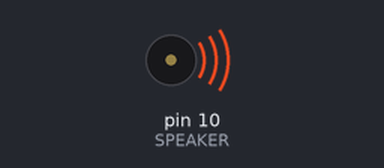
The sketch below on a simulated Arduino Uno, built with avr-gcc and run on an emulated ATmega328P. Shown: buzzer (waves = sounding).

Above: at 0.2 s.
At 12.21 s:
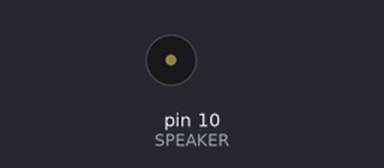
Timing chart, 0 to 13.0 s (numbered marks = the images above):
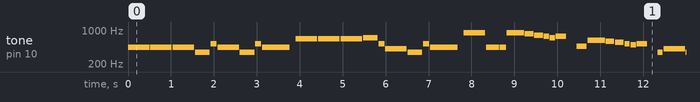

Measured:
- by itself, tone on pin 10 (SPEAKER): plays 440 Hz for 0.50 s, 440 Hz for 0.50 s, 440 Hz for 0.50 s, 349 Hz for 0.34 s, 523 Hz for 0.14 s, 440 Hz for 0.50 s … (381 notes in this stretch)

The sketch:

Player.ino
```cpp
/* arduino-cli compile --fqbn arduino:avr:uno Piano &&  */
/* arduino-cli upload -p /dev/ttyACM0 --fqbn arduino:avr:uno Piano */

#include "pitches.h"
#include "starwars.h"

const int SPEAKER = 10;

int sampleIndex = 0;
void setup() {
  pinMode(SPEAKER, OUTPUT);
}

void loop() {
  int sampleDuration = 1000 / sampleRate;
  tone(SPEAKER, samples[sampleIndex]);
  sampleIndex = (sampleIndex + 1) % (sizeof(samples) / sizeof(int));
  delay(sampleDuration);
}
```

pitches.h
```cpp
/*************************************************
 * Public Constants
 *************************************************/

#define NOTE_B0  31
#define NOTE_C1  33
#define NOTE_CS1 35
#define NOTE_D1  37
#define NOTE_DS1 39
#define NOTE_E1  41
#define NOTE_F1  44
#define NOTE_FS1 46
#define NOTE_G1  49
#define NOTE_GS1 52
#define NOTE_A1  55
#define NOTE_AS1 58
#define NOTE_B1  62
#define NOTE_C2  65
#define NOTE_CS2 69
#define NOTE_D2  73
#define NOTE_DS2 78
#define NOTE_E2  82
#define NOTE_F2  87
#define NOTE_FS2 93
#define NOTE_G2  98
#define NOTE_GS2 104
#define NOTE_A2  110
#define NOTE_AS2 117
#define NOTE_B2  123
#define NOTE_C3  131
#define NOTE_CS3 139
#define NOTE_D3  147
#define NOTE_DS3 156
#define NOTE_E3  165
#define NOTE_F3  175
#define NOTE_FS3 185
#define NOTE_G3  196
#define NOTE_GS3 208
#define NOTE_A3  220
#define NOTE_AS3 233
#define NOTE_B3  247
#define NOTE_C4  262
#define NOTE_CS4 277
#define NOTE_D4  294
#define NOTE_DS4 311
#define NOTE_E4  330
#define NOTE_F4  349
#define NOTE_FS4 370
#define NOTE_G4  392
#define NOTE_GS4 415
#define NOTE_A4  440
#define NOTE_AS4 466
#define NOTE_B4  494
#define NOTE_C5  523
#define NOTE_CS5 554
#define NOTE_D5  587
#define NOTE_DS5 622
#define NOTE_E5  659
#define NOTE_F5  698
#define NOTE_FS5 740
#define NOTE_G5  784
#define NOTE_GS5 831
#define NOTE_A5  880
#define NOTE_AS5 932
#define NOTE_B5  988
#define NOTE_C6  1047
#define NOTE_CS6 1109
#define NOTE_D6  1175
#define NOTE_DS6 1245
#define NOTE_E6  1319
#define NOTE_F6  1397
#define NOTE_FS6 1480
#define NOTE_G6  1568
#define NOTE_GS6 1661
#define NOTE_A6  1760
#define NOTE_AS6 1865
#define NOTE_B6  1976
#define NOTE_C7  2093
#define NOTE_CS7 2217
#define NOTE_D7  2349
#define NOTE_DS7 2489
#define NOTE_E7  2637
#define NOTE_F7  2794
#define NOTE_FS7 2960
#define NOTE_G7  3136
#define NOTE_GS7 3322
#define NOTE_A7  3520
#define NOTE_AS7 3729
#define NOTE_B7  3951
#define NOTE_C8  4186
#define NOTE_CS8 4435
#define NOTE_D8  4699
#define NOTE_DS8 4978
```

starwars.h
```cpp
int sampleRate = 50;

int samples[] = {
  NOTE_A4, NOTE_A4, NOTE_A4, NOTE_A4, NOTE_A4, NOTE_A4, NOTE_A4, NOTE_A4, NOTE_A4, NOTE_A4, NOTE_A4, NOTE_A4, NOTE_A4, NOTE_A4, NOTE_A4, NOTE_A4, NOTE_A4, NOTE_A4, NOTE_A4, NOTE_A4, NOTE_A4,
  NOTE_A4, NOTE_A4, NOTE_A4, NOTE_A4, 0, NOTE_A4, NOTE_A4, NOTE_A4, NOTE_A4, NOTE_A4, NOTE_A4, NOTE_A4, NOTE_A4, NOTE_A4, NOTE_A4, NOTE_A4, NOTE_A4, NOTE_A4, NOTE_A4, NOTE_A4, NOTE_A4,
  NOTE_A4, NOTE_A4, NOTE_A4, NOTE_A4, NOTE_A4, NOTE_A4, NOTE_A4, NOTE_A4, NOTE_A4, 0, NOTE_A4, NOTE_A4, NOTE_A4, NOTE_A4, NOTE_A4, NOTE_A4, NOTE_A4, NOTE_A4, NOTE_A4, NOTE_A4, NOTE_A4,
  NOTE_A4, NOTE_A4, NOTE_A4, NOTE_A4, NOTE_A4, NOTE_A4, NOTE_A4, NOTE_A4, NOTE_A4, NOTE_A4, NOTE_A4, NOTE_A4, NOTE_A4, NOTE_A4, 0, NOTE_F4, NOTE_F4, NOTE_F4, NOTE_F4, NOTE_F4, NOTE_F4,
  NOTE_F4, NOTE_F4, NOTE_F4, NOTE_F4, NOTE_F4, NOTE_F4, NOTE_F4, NOTE_F4, NOTE_F4, NOTE_F4, NOTE_F4, 0, NOTE_C5, NOTE_C5, NOTE_C5, NOTE_C5, NOTE_C5, NOTE_C5, NOTE_C5, 0, NOTE_A4, NOTE_A4,
  NOTE_A4, NOTE_A4, NOTE_A4, NOTE_A4, NOTE_A4, NOTE_A4, NOTE_A4, NOTE_A4, NOTE_A4, NOTE_A4, NOTE_A4, NOTE_A4, NOTE_A4, NOTE_A4, NOTE_A4, NOTE_A4, NOTE_A4, NOTE_A4, NOTE_A4, NOTE_A4, NOTE_A4,
  NOTE_A4, NOTE_A4, 0, NOTE_F4, NOTE_F4, NOTE_F4, NOTE_F4, NOTE_F4, NOTE_F4, NOTE_F4, NOTE_F4, NOTE_F4, NOTE_F4, NOTE_F4, NOTE_F4, NOTE_F4, NOTE_F4, NOTE_F4, NOTE_F4, NOTE_F4, 0, NOTE_C5,
  NOTE_C5, NOTE_C5, NOTE_C5, NOTE_C5, NOTE_C5, NOTE_C5, 0, NOTE_A4, NOTE_A4, NOTE_A4, NOTE_A4, NOTE_A4, NOTE_A4, NOTE_A4, NOTE_A4, NOTE_A4, NOTE_A4, NOTE_A4, NOTE_A4, NOTE_A4, NOTE_A4,
  NOTE_A4, NOTE_A4, NOTE_A4, NOTE_A4, NOTE_A4, NOTE_A4, NOTE_A4, NOTE_A4, NOTE_A4, NOTE_A4, NOTE_A4, NOTE_A4, NOTE_A4, NOTE_A4, NOTE_A4, NOTE_A4, NOTE_A4, NOTE_A4, 0, 0, 0, 0, 0, 0, 0,
  NOTE_E5, NOTE_E5, NOTE_E5, NOTE_E5, NOTE_E5, NOTE_E5, NOTE_E5, NOTE_E5, NOTE_E5, NOTE_E5, NOTE_E5, NOTE_E5, NOTE_E5, NOTE_E5, NOTE_E5, NOTE_E5, NOTE_E5, NOTE_E5, NOTE_E5, NOTE_E5, NOTE_E5,
  NOTE_E5, NOTE_E5, NOTE_E5, NOTE_E5, 0, NOTE_E5, NOTE_E5, NOTE_E5, NOTE_E5, NOTE_E5, NOTE_E5, NOTE_E5, NOTE_E5, NOTE_E5, NOTE_E5, NOTE_E5, NOTE_E5, NOTE_E5, NOTE_E5, NOTE_E5, NOTE_E5,
  NOTE_E5, NOTE_E5, NOTE_E5, NOTE_E5, NOTE_E5, NOTE_E5, NOTE_E5, NOTE_E5, NOTE_E5, 0, NOTE_E5, NOTE_E5, NOTE_E5, NOTE_E5, NOTE_E5, NOTE_E5, NOTE_E5, NOTE_E5, NOTE_E5, NOTE_E5, NOTE_E5,
  NOTE_E5, NOTE_E5, NOTE_E5, NOTE_E5, NOTE_E5, NOTE_E5, NOTE_E5, NOTE_E5, NOTE_E5, NOTE_E5, NOTE_E5, NOTE_E5, NOTE_E5, NOTE_E5, 0, NOTE_F5, NOTE_F5, NOTE_F5, NOTE_F5, NOTE_F5, NOTE_F5,
  NOTE_F5, NOTE_F5, NOTE_F5, NOTE_F5, NOTE_F5, NOTE_F5, NOTE_F5, NOTE_F5, NOTE_F5, NOTE_F5, NOTE_F5, 0, NOTE_C5, NOTE_C5, NOTE_C5, NOTE_C5, NOTE_C5, NOTE_C5, NOTE_C5, 0, NOTE_GS4, NOTE_GS4,
  NOTE_GS4, NOTE_GS4, NOTE_GS4, NOTE_GS4, NOTE_GS4, NOTE_GS4, NOTE_GS4, NOTE_GS4, NOTE_GS4, NOTE_GS4, NOTE_GS4, NOTE_GS4, NOTE_GS4, NOTE_GS4, NOTE_GS4, NOTE_GS4, NOTE_GS4, NOTE_GS4, NOTE_GS4,
  NOTE_GS4, NOTE_GS4, NOTE_GS4, NOTE_GS4, 0, NOTE_F4, NOTE_F4, NOTE_F4, NOTE_F4, NOTE_F4, NOTE_F4, NOTE_F4, NOTE_F4, NOTE_F4, NOTE_F4, NOTE_F4, NOTE_F4, NOTE_F4, NOTE_F4, NOTE_F4, NOTE_F4,
  NOTE_F4, 0, NOTE_C5, NOTE_C5, NOTE_C5, NOTE_C5, NOTE_C5, NOTE_C5, NOTE_C5, 0, NOTE_A4, NOTE_A4, NOTE_A4, NOTE_A4, NOTE_A4, NOTE_A4, NOTE_A4, NOTE_A4, NOTE_A4, NOTE_A4, NOTE_A4, NOTE_A4,
  NOTE_A4, NOTE_A4, NOTE_A4, NOTE_A4, NOTE_A4, NOTE_A4, NOTE_A4, NOTE_A4, NOTE_A4, NOTE_A4, NOTE_A4, NOTE_A4, NOTE_A4, NOTE_A4, NOTE_A4, NOTE_A4, NOTE_A4, NOTE_A4, NOTE_A4, NOTE_A4, 0, 0, 0,
  0, 0, 0, 0, NOTE_A5, NOTE_A5, NOTE_A5, NOTE_A5, NOTE_A5, NOTE_A5, NOTE_A5, NOTE_A5, NOTE_A5, NOTE_A5, NOTE_A5, NOTE_A5, NOTE_A5, NOTE_A5, NOTE_A5, NOTE_A5, NOTE_A5, NOTE_A5, NOTE_A5,
  NOTE_A5, NOTE_A5, NOTE_A5, NOTE_A5, NOTE_A5, NOTE_A5, 0, NOTE_A4, NOTE_A4, NOTE_A4, NOTE_A4, NOTE_A4, NOTE_A4, NOTE_A4, NOTE_A4, NOTE_A4, NOTE_A4, NOTE_A4, NOTE_A4, NOTE_A4, NOTE_A4,
  NOTE_A4, 0, NOTE_A4, NOTE_A4, NOTE_A4, NOTE_A4, NOTE_A4, NOTE_A4, NOTE_A4, 0, NOTE_A5, NOTE_A5, NOTE_A5, NOTE_A5, NOTE_A5, NOTE_A5, NOTE_A5, NOTE_A5, NOTE_A5, NOTE_A5, NOTE_A5, NOTE_A5,
  NOTE_A5, NOTE_A5, NOTE_A5, NOTE_A5, NOTE_A5, NOTE_A5, NOTE_A5, NOTE_A5, 0, NOTE_GS5, NOTE_GS5, NOTE_GS5, NOTE_GS5, NOTE_GS5, NOTE_GS5, NOTE_GS5, NOTE_GS5, NOTE_GS5, NOTE_GS5, 0, NOTE_G5,
  NOTE_G5, NOTE_G5, NOTE_G5, NOTE_G5, NOTE_G5, NOTE_G5, NOTE_G5, NOTE_G5, NOTE_G5, 0, NOTE_FS5, NOTE_FS5, NOTE_FS5, NOTE_FS5, NOTE_FS5, NOTE_FS5, 0, NOTE_F5, NOTE_F5, NOTE_F5, NOTE_F5,
  NOTE_F5, NOTE_F5, 0, NOTE_FS5, NOTE_FS5, NOTE_FS5, NOTE_FS5, NOTE_FS5, NOTE_FS5, NOTE_FS5, NOTE_FS5, NOTE_FS5, NOTE_FS5, NOTE_FS5, NOTE_FS5, 0, 0, 0, 0, 0, 0, 0, 0, 0, 0, 0, 0, NOTE_AS4,
  NOTE_AS4, NOTE_AS4, NOTE_AS4, NOTE_AS4, NOTE_AS4, NOTE_AS4, NOTE_AS4, NOTE_AS4, NOTE_AS4, NOTE_AS4, NOTE_AS4, 0, NOTE_DS5, NOTE_DS5, NOTE_DS5, NOTE_DS5, NOTE_DS5, NOTE_DS5, NOTE_DS5,
  NOTE_DS5, NOTE_DS5, NOTE_DS5, NOTE_DS5, NOTE_DS5, NOTE_DS5, NOTE_DS5, NOTE_DS5, NOTE_DS5, NOTE_DS5, NOTE_DS5, NOTE_DS5, NOTE_DS5, 0, NOTE_D5, NOTE_D5, NOTE_D5, NOTE_D5, NOTE_D5, NOTE_D5,
  NOTE_D5, NOTE_D5, NOTE_D5, NOTE_D5, 0, NOTE_CS5, NOTE_CS5, NOTE_CS5, NOTE_CS5, NOTE_CS5, NOTE_CS5, NOTE_CS5, NOTE_CS5, NOTE_CS5, NOTE_CS5, 0, NOTE_C5, NOTE_C5, NOTE_C5, NOTE_C5, NOTE_C5,
  NOTE_C5, 0, NOTE_B4, NOTE_B4, NOTE_B4, NOTE_B4, NOTE_B4, NOTE_B4, 0, NOTE_C5, NOTE_C5, NOTE_C5, NOTE_C5, NOTE_C5, NOTE_C5, NOTE_C5, NOTE_C5, NOTE_C5, NOTE_C5, NOTE_C5, NOTE_C5, 0, 0, 0, 0,
  0, 0, 0, 0, 0, 0, 0, 0, NOTE_F4, NOTE_F4, NOTE_F4, NOTE_F4, NOTE_F4, NOTE_F4, 0, NOTE_GS4, NOTE_GS4, NOTE_GS4, NOTE_GS4, NOTE_GS4, NOTE_GS4, NOTE_GS4, NOTE_GS4, NOTE_GS4, NOTE_GS4,
  NOTE_GS4, NOTE_GS4, NOTE_GS4, NOTE_GS4, NOTE_GS4, NOTE_GS4, NOTE_GS4, NOTE_GS4, NOTE_GS4, NOTE_GS4, NOTE_GS4, NOTE_GS4, NOTE_GS4, NOTE_GS4, NOTE_GS4, 0, NOTE_F4, NOTE_F4, NOTE_F4, NOTE_F4,
  NOTE_F4, NOTE_F4, NOTE_F4, NOTE_F4, NOTE_F4, NOTE_F4, NOTE_F4, NOTE_F4, NOTE_F4, NOTE_F4, NOTE_F4, NOTE_F4, NOTE_F4, NOTE_F4, 0, NOTE_A4, NOTE_A4, NOTE_A4, NOTE_A4, NOTE_A4, NOTE_A4, 0,
  NOTE_C5, NOTE_C5, NOTE_C5, NOTE_C5, NOTE_C5, NOTE_C5, NOTE_C5, NOTE_C5, NOTE_C5, NOTE_C5, NOTE_C5, NOTE_C5, NOTE_C5, NOTE_C5, NOTE_C5, NOTE_C5, NOTE_C5, NOTE_C5, NOTE_C5, NOTE_C5, NOTE_C5,
  NOTE_C5, NOTE_C5, NOTE_C5, NOTE_C5, 0, NOTE_A4, NOTE_A4, NOTE_A4, NOTE_A4, NOTE_A4, NOTE_A4, NOTE_A4, NOTE_A4, NOTE_A4, NOTE_A4, NOTE_A4, NOTE_A4, NOTE_A4, NOTE_A4, NOTE_A4, NOTE_A4,
  NOTE_A4, NOTE_A4, 0, NOTE_C5, NOTE_C5, NOTE_C5, NOTE_C5, NOTE_C5, NOTE_C5, 0, NOTE_E5, NOTE_E5, NOTE_E5, NOTE_E5, NOTE_E5, NOTE_E5, NOTE_E5, NOTE_E5, NOTE_E5, NOTE_E5, NOTE_E5, NOTE_E5,
  NOTE_E5, NOTE_E5, NOTE_E5, NOTE_E5, NOTE_E5, NOTE_E5, NOTE_E5, NOTE_E5, NOTE_E5, NOTE_E5, NOTE_E5, NOTE_E5, NOTE_E5, NOTE_E5, NOTE_E5, NOTE_E5, NOTE_E5, NOTE_E5, NOTE_E5, NOTE_E5, 0,
  NOTE_A5, NOTE_A5, NOTE_A5, NOTE_A5, NOTE_A5, NOTE_A5, NOTE_A5, NOTE_A5, NOTE_A5, NOTE_A5, NOTE_A5, NOTE_A5, NOTE_A5, NOTE_A5, NOTE_A5, NOTE_A5, NOTE_A5, NOTE_A5, NOTE_A5, NOTE_A5, NOTE_A5,
  NOTE_A5, NOTE_A5, NOTE_A5, NOTE_A5, 0, NOTE_A4, NOTE_A4, NOTE_A4, NOTE_A4, NOTE_A4, NOTE_A4, NOTE_A4, NOTE_A4, NOTE_A4, NOTE_A4, NOTE_A4, NOTE_A4, NOTE_A4, NOTE_A4, NOTE_A4, 0, NOTE_A4,
  NOTE_A4, NOTE_A4, NOTE_A4, NOTE_A4, NOTE_A4, NOTE_A4, 0, NOTE_A5, NOTE_A5, NOTE_A5, NOTE_A5, NOTE_A5, NOTE_A5, NOTE_A5, NOTE_A5, NOTE_A5, NOTE_A5, NOTE_A5, NOTE_A5, NOTE_A5, NOTE_A5,
  NOTE_A5, NOTE_A5, NOTE_A5, NOTE_A5, NOTE_A5, NOTE_A5, 0, NOTE_GS5, NOTE_GS5, NOTE_GS5, NOTE_GS5, NOTE_GS5, NOTE_GS5, NOTE_GS5, NOTE_GS5, NOTE_GS5, NOTE_GS5, 0, NOTE_G5, NOTE_G5, NOTE_G5,
  NOTE_G5, NOTE_G5, NOTE_G5, NOTE_G5, NOTE_G5, NOTE_G5, NOTE_G5, 0, NOTE_FS5, NOTE_FS5, NOTE_FS5, NOTE_FS5, NOTE_FS5, NOTE_FS5, 0, NOTE_F5, NOTE_F5, NOTE_F5, NOTE_F5, NOTE_F5, NOTE_F5, 0,
  NOTE_FS5, NOTE_FS5, NOTE_FS5, NOTE_FS5, NOTE_FS5, NOTE_FS5, NOTE_FS5, NOTE_FS5, NOTE_FS5, NOTE_FS5, NOTE_FS5, NOTE_FS5, 0, 0, 0, 0, 0, 0, 0, 0, 0, 0, 0, 0, NOTE_AS4, NOTE_AS4, NOTE_AS4,
  NOTE_AS4, NOTE_AS4, NOTE_AS4, NOTE_AS4, NOTE_AS4, NOTE_AS4, NOTE_AS4, NOTE_AS4, NOTE_AS4, 0, NOTE_DS5, NOTE_DS5, NOTE_DS5, NOTE_DS5, NOTE_DS5, NOTE_DS5, NOTE_DS5, NOTE_DS5, NOTE_DS5,
  NOTE_DS5, NOTE_DS5, NOTE_DS5, NOTE_DS5, NOTE_DS5, NOTE_DS5, NOTE_DS5, NOTE_DS5, NOTE_DS5, NOTE_DS5, NOTE_DS5, 0, NOTE_D5, NOTE_D5, NOTE_D5, NOTE_D5, NOTE_D5, NOTE_D5, NOTE_D5, NOTE_D5,
  NOTE_D5, NOTE_D5, 0, NOTE_CS5, NOTE_CS5, NOTE_CS5, NOTE_CS5, NOTE_CS5, NOTE_CS5, NOTE_CS5, NOTE_CS5, NOTE_CS5, NOTE_CS5, 0, NOTE_C5, NOTE_C5, NOTE_C5, NOTE_C5, NOTE_C5, NOTE_C5, 0, NOTE_B4,
  NOTE_B4, NOTE_B4, NOTE_B4, NOTE_B4, NOTE_B4, 0, NOTE_C5, NOTE_C5, NOTE_C5, NOTE_C5, NOTE_C5, NOTE_C5, NOTE_C5, NOTE_C5, NOTE_C5, NOTE_C5, NOTE_C5, NOTE_C5, 0, 0, 0, 0, 0, 0, 0, 0, 0, 0, 0,
  0, NOTE_F4, NOTE_F4, NOTE_F4, NOTE_F4, NOTE_F4, NOTE_F4, NOTE_F4, NOTE_F4, NOTE_F4, NOTE_F4, NOTE_F4, NOTE_F4, 0
};
```
